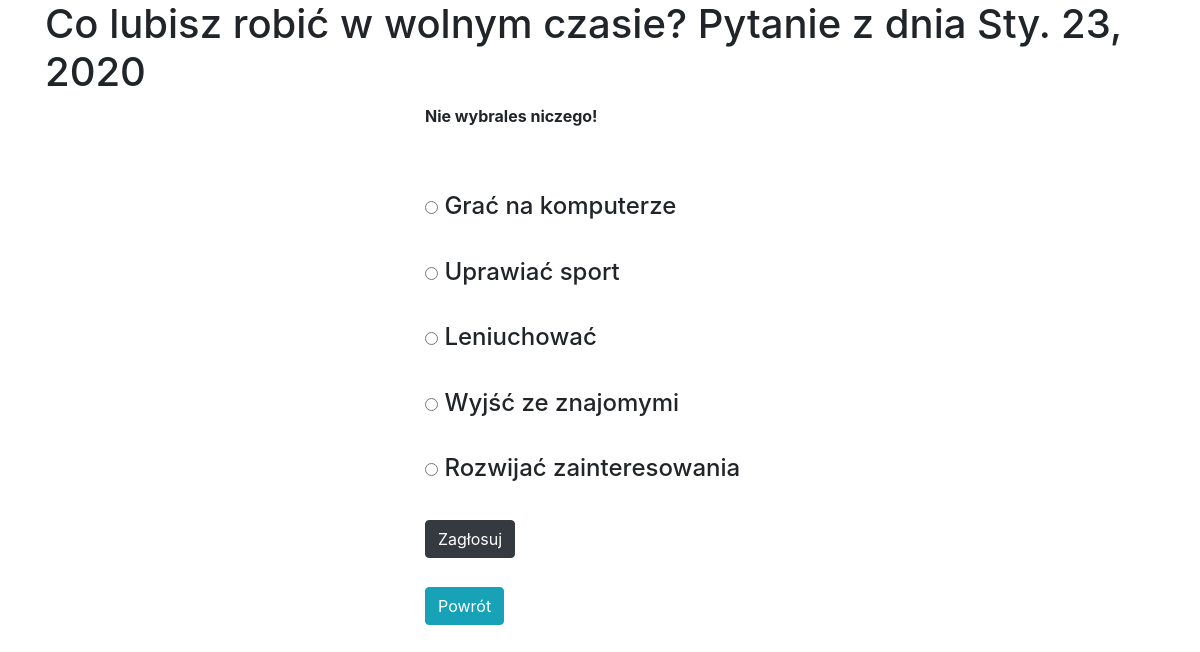
Screenshot of /ankieta/5/vote with the database file from the repository.
### questionnaire/models.py (models this page shows, shortened)
class Question(models.Model):
    question_text=models.CharField(max_length=200)
    question_date=models.DateField(auto_now=True)
    object=models.Manager()
    class Meta:
        verbose_name='Pytanie'
        verbose_name_plural='Pytania'

class Answer(models.Model):
    question = models.ForeignKey(Question,on_delete=models.CASCADE)
    answer_text=models.CharField(max_length=200)
    glosy=models.IntegerField(default=0)
    object=models.Manager()
    class Meta:
        verbose_name='Odpowiedz'
        verbose_name_plural='Odpowiedzi'

### questionnaire/views.py (the view)
# urls.py: path('<int:question_id>/vote',views.vote,name='vote'),
def vote(request,question_id):
    question=get_object_or_404(Question,pk=question_id)
    try:
        choose=question.answer_set.get(pk=request.POST['ans'])
    except (KeyError,Answer.DoesNotExist):
        return render(request,'questionnaire/detail.html',{'question':question,'error_message':"Nie wybrales niczego! "})
    else:
        choose.glosy+=1
        choose.save()
        return HttpResponseRedirect(reverse('result',args=(question.id,)))

### questionnaire/templates/questionnaire/detail.html (shortened to what this page needs)
{% extends 'questionnaire/base.html' %}
{% block content %}
<div class="container">
    <div><h1>{{ question.question_text }} Pytanie z dnia {{ question.question_date }}</h1></div>
        <div class="row">
          <div class="col-sm">
          </div>
          <div class="col-sm">
{% if error_message %}<p><strong>{{error_message}}</strong></p>{% endif %}
<br>
<br>
<h4>
<form action="{% url 'vote' question.id %}" method="POST">
    {% for ans in question.answer_set.all %}
        <input type="radio" name="ans" id="ans{{ forloop.counter }}" value="{{ ans.id}}">
        <label for="ans{{ forloop.counter }}">{{ ans.answer_text }}</label>
        <br>
        <br>
    {% endfor %}
    <button type="submit" class="btn btn-dark" value='vote'>Zagłosuj</button>
</form>
<form action="{% url 'index' %}" method="GET"><br>
    <button type="submit" class="btn btn-info" > Powrót </button>
</form>
</h4>
</div>
<div class="col-sm">
</div>
</div>
</div>
{% endblock %}

### rows the page displays
Question: question_text "Co lubisz robić w wolnym czasie?", question_date "Sty. 23, 2020"
Answer: answer_text "Grać na komputerze"
Answer: answer_text "Uprawiać sport"
Answer: answer_text "Leniuchować"
Answer: answer_text "Wyjść ze znajomymi"
Answer: answer_text "Rozwijać zainteresowania"

### other values shown
{{ error_message }} "Nie wybrales niczego!"
